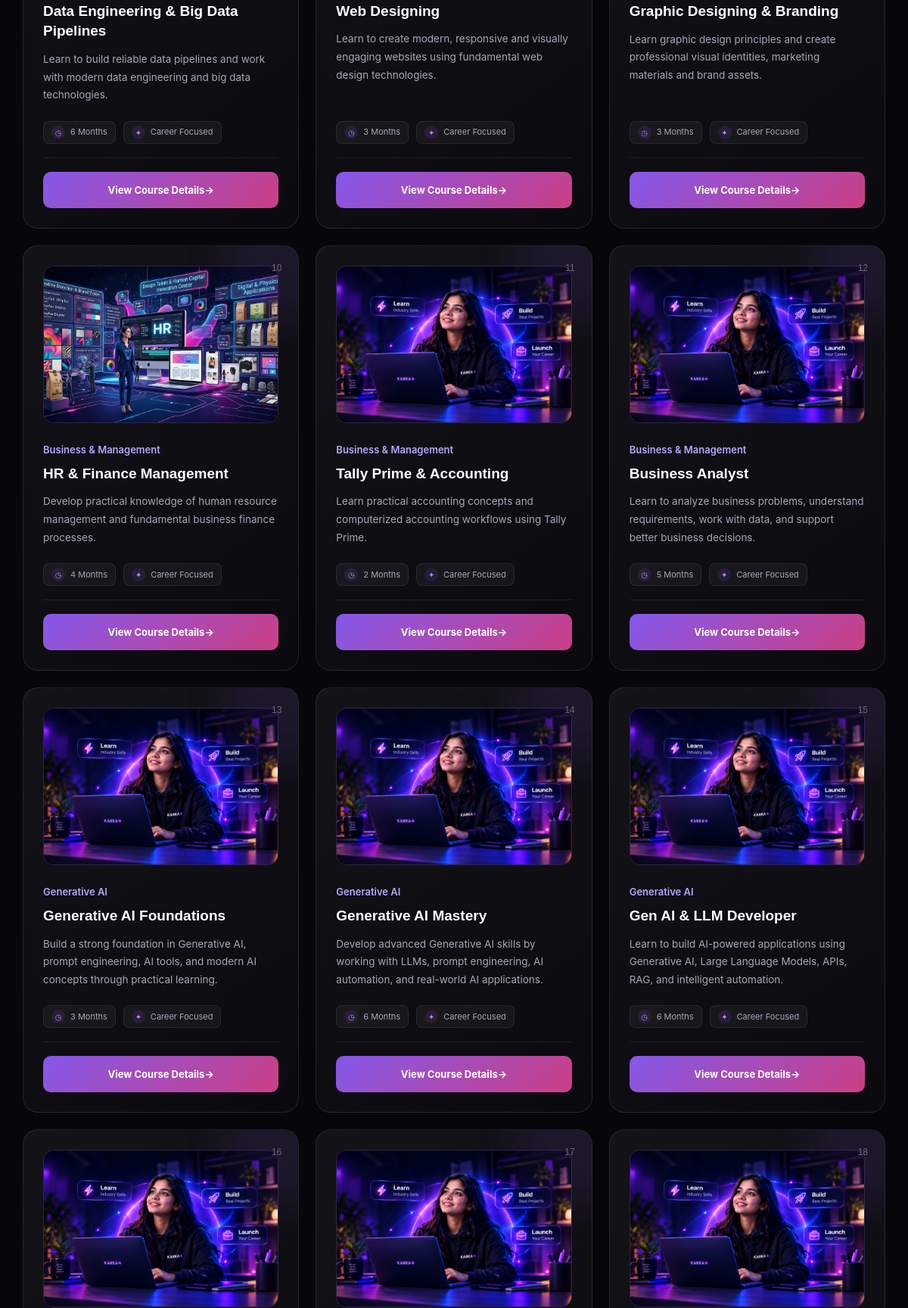
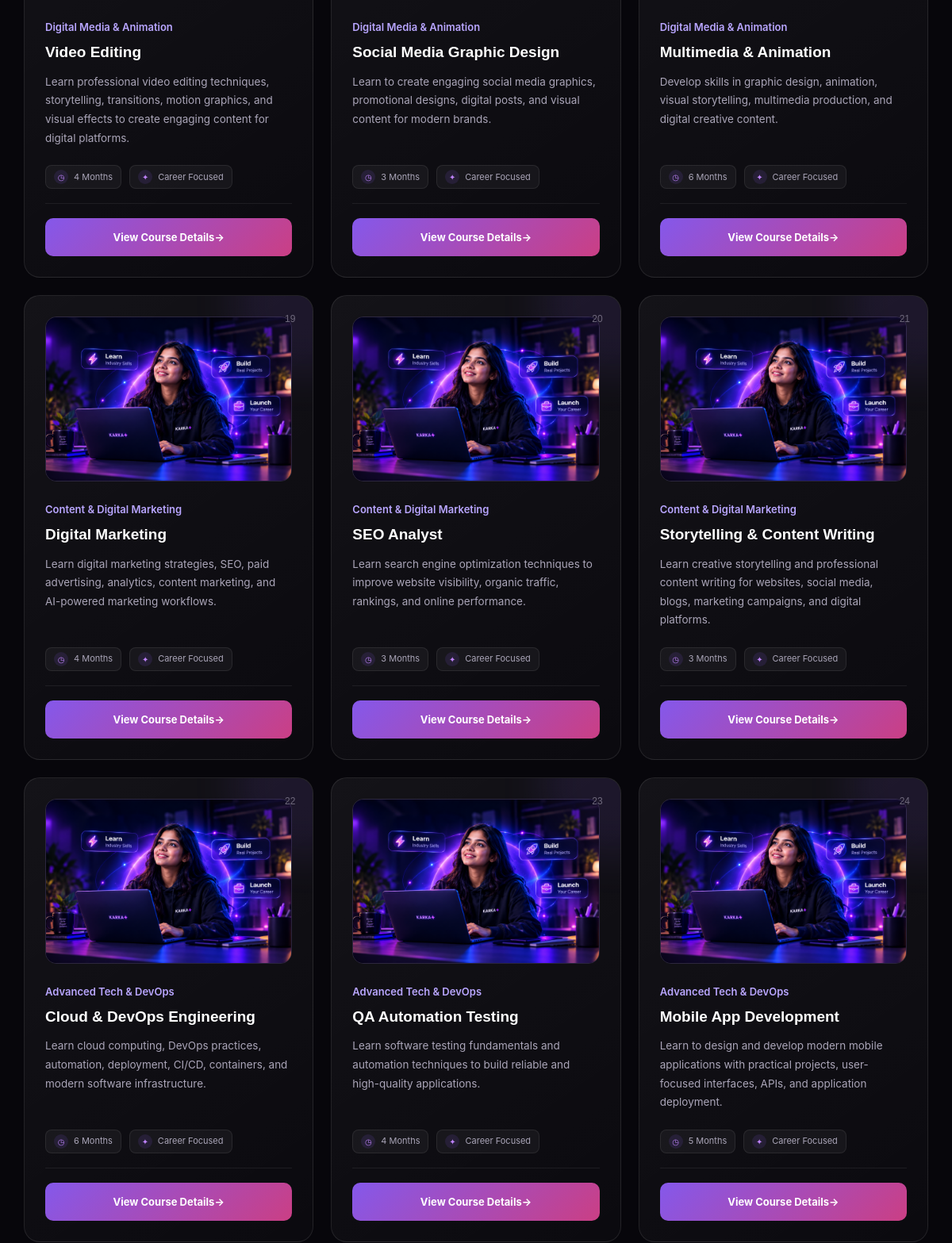
Before: /courses/ (middle part) with the older database file (2 pictures, top to bottom).
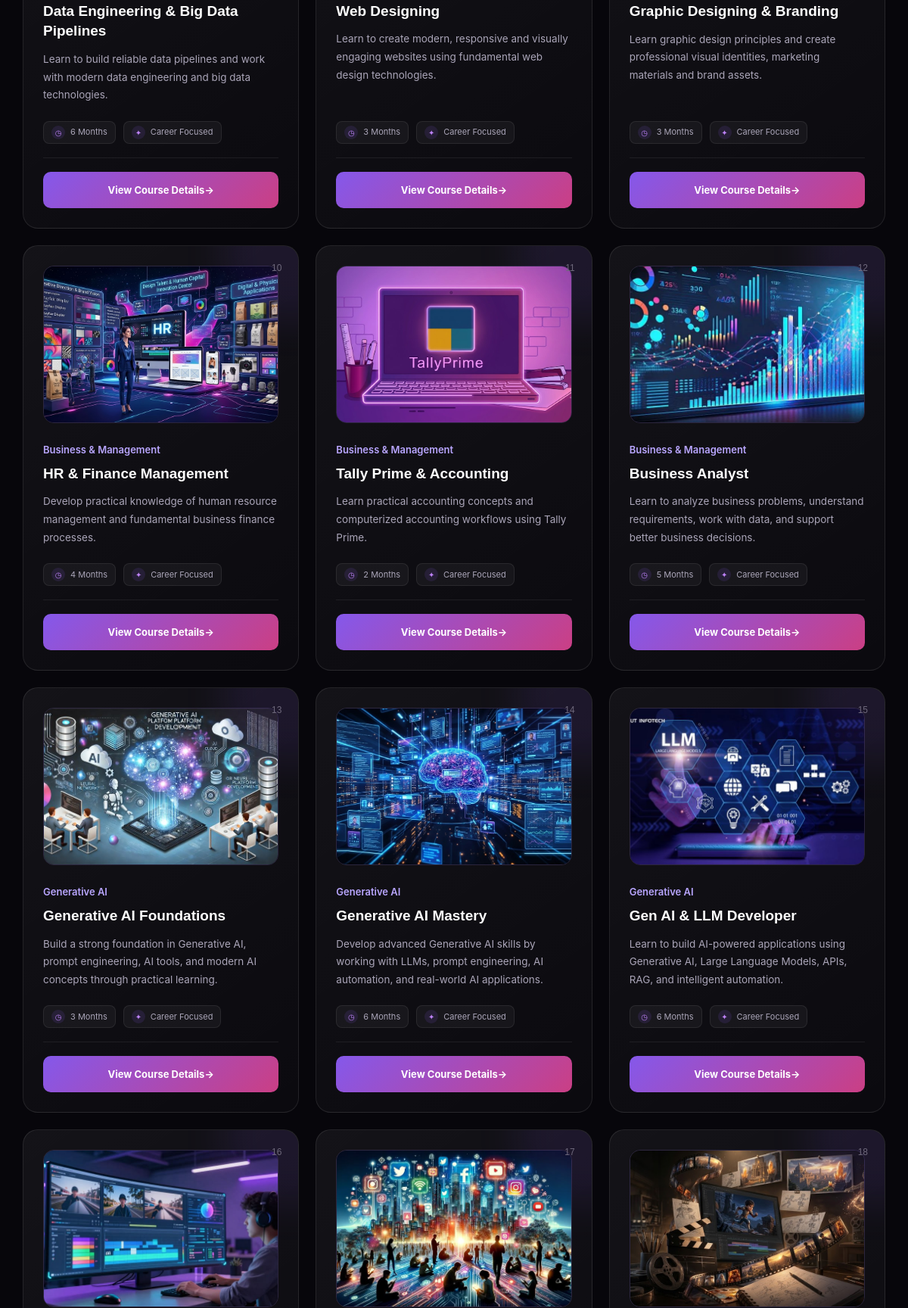
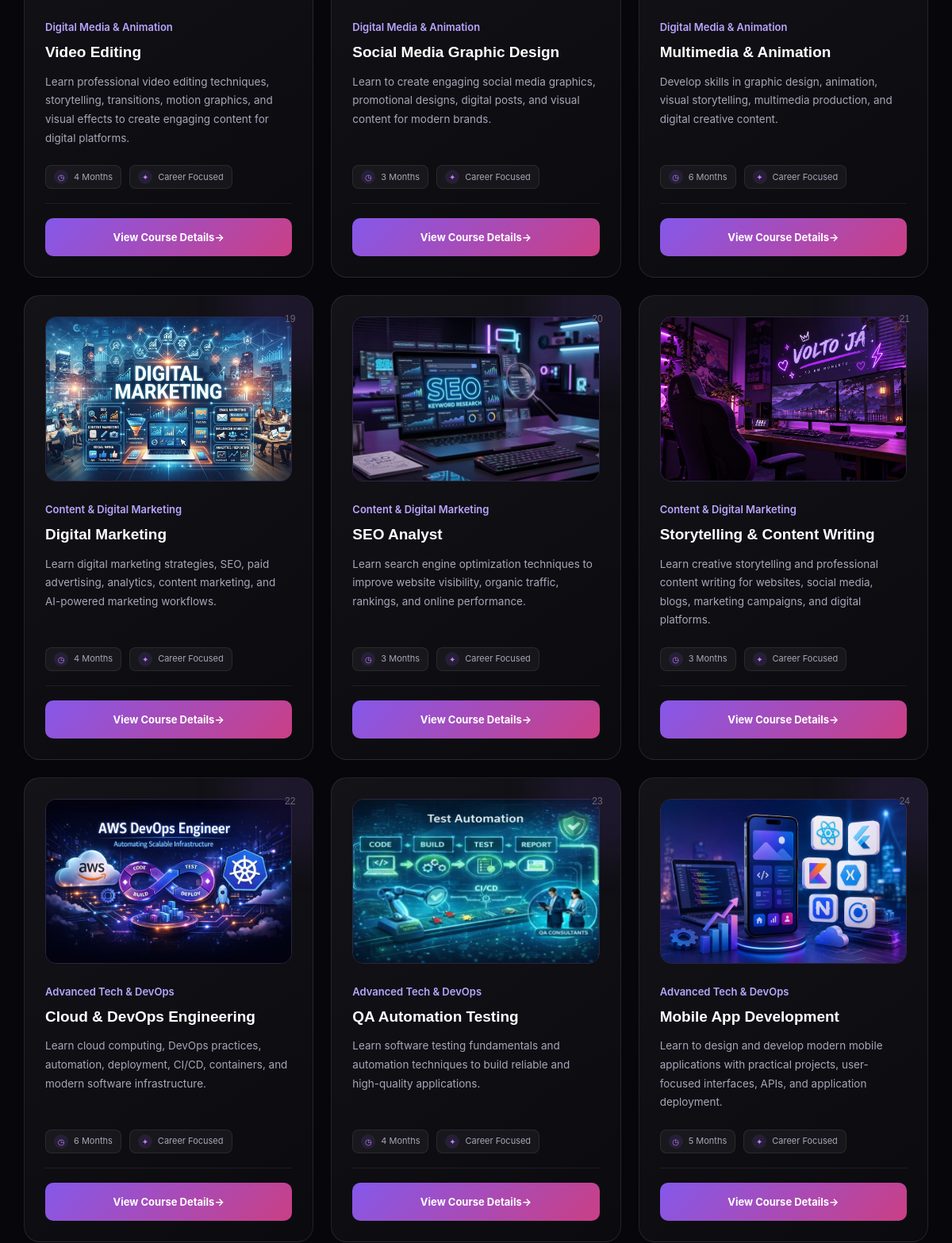
After: the same page with the newer database file (2 pictures, top to bottom).
### academy/models.py (models this page shows, shortened)
class Course(models.Model):
    name = models.CharField(max_length=200)
    category = models.CharField(max_length=100)
    duration = models.CharField(max_length=50)
    short_description = models.TextField()
    overview = models.TextField()
    what_you_learn = models.TextField(
        help_text="Enter each learning point on a new line."
    )
    projects = models.TextField(
        help_text="Enter each project on a new line."
    )
    career_opportunities = models.TextField(
        help_text="Enter each career role on a new line."
    )
    image = models.ImageField(
        upload_to="courses/",
        blank=True,
        null=True
    )
    created_at = models.DateTimeField(auto_now_add=True)
    updated_at = models.DateTimeField(auto_now=True)

### academy/views.py (the view)
def course_list(request):
    courses = Course.objects.all()
    search = request.GET.get("search", "").strip()
    category = request.GET.get("category", "").strip()
    if search:
        courses = courses.filter(name__icontains=search)
    if category:
        courses = courses.filter(category=category)
    categories = Course.objects.values_list(
        "category",
        flat=True
    ).distinct()
    return render(
        request,
        "courses.html",
        {
            "courses": courses,
            "categories": categories,
            "selected_category": category,
            "search_query": search,
        }
    )

### templates/courses.html (shortened to what this page needs)
{% load static %}
<!DOCTYPE html>
<html lang="en">
<head>
    <link rel="stylesheet" href="{% static 'css/style.css' %}">
</head>
<body>
    <main>
        <section class="courses-filter-section">
            <div class="container">
                <div class="course-grid">
                    {% for course in courses %}
                    <article class="course-card">
                        <div class="course-image-wrapper">
                            <span class="course-number">
                                {{ forloop.counter|stringformat:"02d" }}
                            </span>
                            {% if course.image %}
                            <img src="{{ course.image.url }}" alt="{{ course.name }}" class="course-image">
                            {% else %}
                            <img src="{% static 'images/hero-image.png' %}" alt="{{ course.name }}"
                                class="course-image">
                            {% endif %}
                        </div>
                        <div class="course-content">
                            <span class="course-card-category">
                                {{ course.category }}
                            </span>
                            <h3>
                                {{ course.name }}
                            </h3>
                            <p class="course-description">
                                {{ course.short_description }}
                            </p>
                            <div class="course-meta">
                                <span>
                                    <span class="meta-icon">
                                        ◷
                                    </span>
                                    {{ course.duration }}
                                </span>
                                <span>
                                    <span class="meta-icon">
                                        ✦
                                    </span>
                                    Career Focused
                                </span>
                            </div>
                            <div class="course-card-divider"></div>
                            <a href="{% url 'course_detail' course.pk %}" class="course-btn">
                                <span>
                                    View Course Details
                                </span>
                                <span class="arrow">
                                    →
                                </span>
                            </a>
                        </div>
                    </article>
                    {% endfor %}
                </div>
            </div>
        </section>
    </main>
</body>
</html>

Changed rows visible on the page:
changed Course "Tally Prime & Accounting": image: picture added
changed Course "Business Analyst": image: picture added
changed Course "Generative AI Foundations": image: picture added
changed Course "Generative AI Mastery": image: picture added
changed Course "Gen AI & LLM Developer": image: picture added
changed Course "Video Editing": image: picture added
changed Course "Social Media Graphic Design": image: picture added
changed Course "Multimedia & Animation": image: picture added
changed Course "Digital Marketing": image: picture added
changed Course "SEO Analyst": image: picture added
changed Course "Storytelling & Content Writing": image: picture added
changed Course "Cloud & DevOps Engineering": image: picture added
changed Course "QA Automation Testing": image: picture added
changed Course "Mobile App Development": image: picture added
